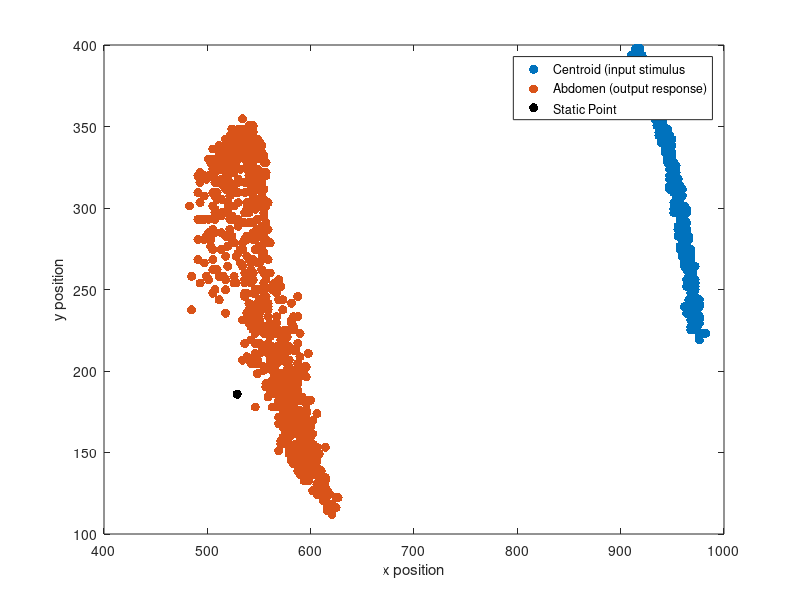
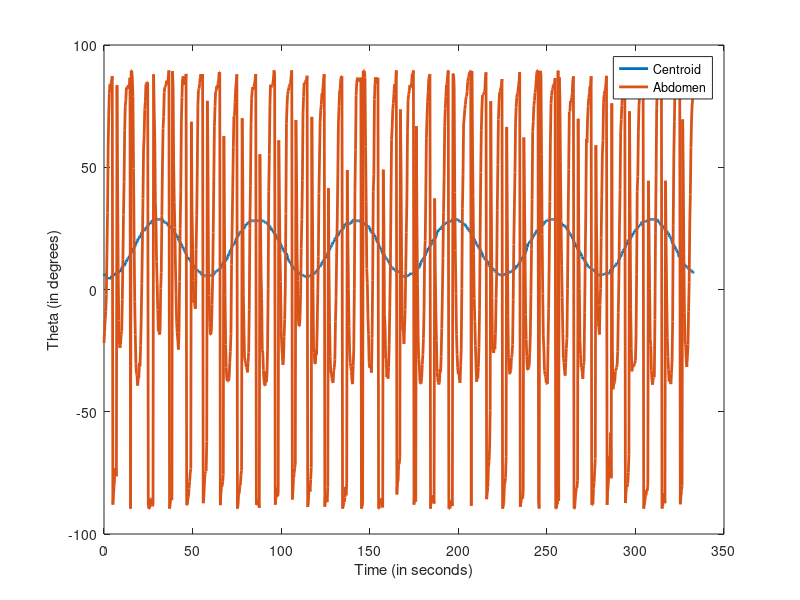
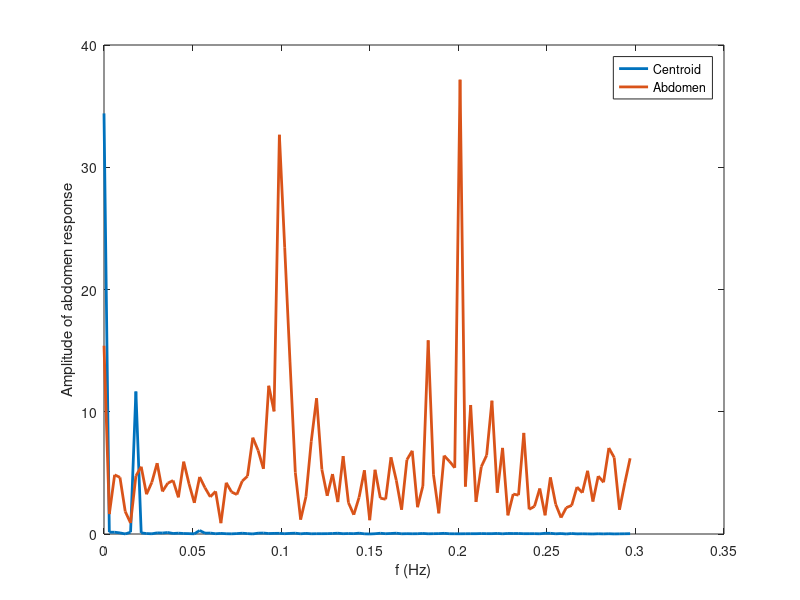

The MATLAB script that drew these images, in order:
%% Project
clear all; close all; clc;

%import stuff
data_centroid = csvread('811m_Centerxypts.csv',1,0); %This will import the 
%CSV file of the centroid (i.e. input stimulus) with the appropriate offset
%that imports the two columns without the headers. 
data_abdomen = csvread('811m_completexypts.csv',1,0); %This will import the 
%CSV file of the abdomen (i.e. output response) with the appropriate offset 
%that imports the two columns without the headers. 

Centroid_X = data_centroid(:,1);
Centroid_Y = data_centroid(:,2);
StaticPoint_X=528.933;
StaticPoint_Y=185.755;
Abdomen_X = data_abdomen(:,1);
Abdomen_Y = data_abdomen(:,2);

figure;
plot(Centroid_X',Centroid_Y','.','MarkerSize',20)
hold on;
plot(Abdomen_X',Abdomen_Y','.','MarkerSize',20)
plot(StaticPoint_X, StaticPoint_Y,'k.','MarkerSize',20)
xlabel('x position')
ylabel('y position')
legend('Centroid (input stimulus', 'Abdomen (output response)',...
    'Static Point')

%The following five lines of code are from 
%http://www.mathworks.com/help/matlab/ref/fft.html 
Fs = 3; %frequency is 3 Hertz
T = 1/Fs; %This is the period
L = 1000; %This is the length of the signal since our data sets are arrays 
%of 1000 x 1
t = (0:L-1)*T; %This is how we get our time vector.

%Finding theta of the centroid with respect to the static point
deltaX_Centroid = Centroid_X - StaticPoint_X;
deltaY_Centroid = Centroid_Y - StaticPoint_Y;
deltaCentroid_Fraction = deltaY_Centroid./deltaX_Centroid;
theta_Centroid = atand(deltaCentroid_Fraction); %This returns the arctan 
%of the function IN DEGREES

%Finding theta of the abdomen with respect to the static point
deltaX_Abdomen = Abdomen_X - StaticPoint_X;
deltaY_Abdomen = Abdomen_Y - StaticPoint_Y;
deltaAbdomen_Fraction = deltaY_Abdomen./deltaX_Abdomen;
theta_Abdomen = atand(deltaAbdomen_Fraction); %This returns the arctan 
%of the function IN DEGREES

%Because I want to see the theta with respect to time...
figure;
plot(t,theta_Centroid,'LineWidth',2)
hold on;
plot(t,theta_Abdomen,'LineWidth',2)
xlabel('Time (in seconds)')
ylabel('Theta (in degrees)')
legend('Centroid','Abdomen')

%Fast Fourier transform stuff
stuff_centroid = fft(theta_Centroid);
stuff_abdomen = fft(theta_Abdomen);
f = Fs*(0:(L/2))/L;
ampscale = L/2+1; %This is to scale the amplitude
figure;
plot(f(1:100),(abs(stuff_centroid(1:100))/ampscale),'LineWidth',2);
hold on;
plot(f(1:100),(abs(stuff_abdomen(1:100))/ampscale),'LineWidth',2);
xlabel('f (Hz)')
ylabel('Amplitude of abdomen response')
legend('Centroid','Abdomen')
